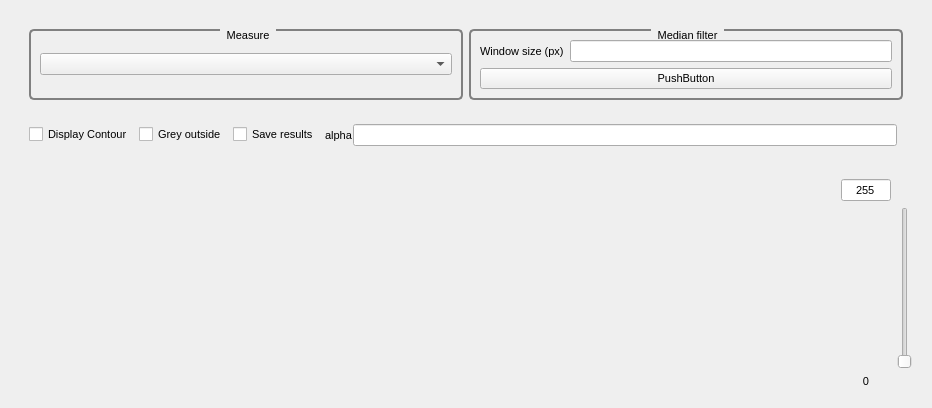
<?xml version="1.0" encoding="UTF-8"?>
<ui version="4.0">
 <class>HdisplayResult</class>
 <widget class="QWidget" name="HdisplayResult">
  <property name="geometry">
   <rect>
    <x>0</x>
    <y>0</y>
    <width>932</width>
    <height>408</height>
   </rect>
  </property>
  <property name="font">
   <font>
    <pointsize>8</pointsize>
   </font>
  </property>
  <property name="windowTitle">
   <string>Form</string>
  </property>
  <layout class="QGridLayout" name="gridLayout" rowstretch="0,1" columnstretch="100,1">
   <property name="sizeConstraint">
    <enum>QLayout::SizeConstraint::SetDefaultConstraint</enum>
   </property>
   <item row="1" column="0">
    <widget class="HImageDisplay" name="_display" native="true"/>
   </item>
   <item row="0" column="0" colspan="2">
    <widget class="QWidget" name="widget_3" native="true">
     <layout class="QGridLayout" name="gridLayout_3">
      <item row="1" column="0">
       <widget class="QWidget" name="_widget_advanced_settings" native="true">
        <layout class="QHBoxLayout" name="horizontalLayout_3">
         <item>
          <widget class="QCheckBox" name="_display_ROI">
           <property name="text">
            <string>Display Contour</string>
           </property>
          </widget>
         </item>
         <item>
          <widget class="QCheckBox" name="_grey_outside">
           <property name="text">
            <string>Grey outside</string>
           </property>
          </widget>
         </item>
         <item>
          <widget class="QCheckBox" name="_save_results">
           <property name="text">
            <string>Save results</string>
           </property>
          </widget>
         </item>
         <item>
          <widget class="QWidget" name="widget_4" native="true">
           <layout class="QHBoxLayout" name="horizontalLayout_2">
            <property name="spacing">
             <number>0</number>
            </property>
            <property name="leftMargin">
             <number>0</number>
            </property>
            <property name="topMargin">
             <number>0</number>
            </property>
            <property name="rightMargin">
             <number>0</number>
            </property>
            <property name="bottomMargin">
             <number>0</number>
            </property>
            <item>
             <widget class="QLabel" name="label">
              <property name="text">
               <string>alpha</string>
              </property>
             </widget>
            </item>
            <item>
             <widget class="HValueEdit" name="_alpha_val"/>
            </item>
           </layout>
          </widget>
         </item>
        </layout>
       </widget>
      </item>
      <item row="0" column="0" colspan="2">
       <widget class="QWidget" name="widget_2" native="true">
        <layout class="QHBoxLayout" name="horizontalLayout" stretch="1,1">
         <item>
          <widget class="QGroupBox" name="groupBox_Acquis_type">
           <property name="styleSheet">
            <string notr="true"> QGroupBox {

     border: 2px solid gray;
     border-radius: 5px;
     margin-top: 5ex; /* leave space at the top for the title */
 }
 QGroupBox::title {
     subcontrol-origin: margin;
     subcontrol-position: top center; /* position at the top center */
     padding: 0 5px;
    color : black;
 }

 QGroupBox::title:disabled {
     subcontrol-origin: margin;
     subcontrol-position: top center; /* position at the top center */
     padding: 0 5px;
    color : gray;
 }

QGroupBox::indicator {
     width: 50px;
     height: 30px;
 }


 QGroupBox::indicator:unchecked {
     image: url(:/IMenuAnalyse/analyseOff.png);
 }
 QGroupBox::indicator:checked {
          image: url(:/IMenuAnalyse/analyseOn.png);
 }


 QGroupBox::indicator:checked:disabled {
          image: url(:/IMenuAnalyse/analyseDisabled.png);
 }
</string>
           </property>
           <property name="title">
            <string>Measure</string>
           </property>
           <layout class="QGridLayout" name="gridLayout_4">
            <item row="0" column="0">
             <widget class="QWidget" name="widget" native="true">
              <property name="font">
               <font>
                <pointsize>8</pointsize>
               </font>
              </property>
              <layout class="QHBoxLayout" name="horizontalLayout_4">
               <property name="leftMargin">
                <number>0</number>
               </property>
               <property name="topMargin">
                <number>0</number>
               </property>
               <property name="rightMargin">
                <number>0</number>
               </property>
               <property name="bottomMargin">
                <number>0</number>
               </property>
               <item>
                <widget class="QComboBox" name="_display_type">
                 <property name="font">
                  <font>
                   <pointsize>8</pointsize>
                  </font>
                 </property>
                </widget>
               </item>
              </layout>
             </widget>
            </item>
           </layout>
          </widget>
         </item>
         <item>
          <widget class="QGroupBox" name="groupBox_Filter">
           <property name="styleSheet">
            <string notr="true"> QGroupBox {

     border: 2px solid gray;
     border-radius: 5px;
     margin-top: 5ex; /* leave space at the top for the title */
 }
 QGroupBox::title {
     subcontrol-origin: margin;
     subcontrol-position: top center; /* position at the top center */
     padding: 0 5px;
    color : black;
 }

 QGroupBox::title:disabled {
     subcontrol-origin: margin;
     subcontrol-position: top center; /* position at the top center */
     padding: 0 5px;
    color : gray;
 }

QGroupBox::indicator {
     width: 50px;
     height: 30px;
 }


 QGroupBox::indicator:unchecked {
     image: url(:/IMenuAnalyse/analyseOff.png);
 }
 QGroupBox::indicator:checked {
          image: url(:/IMenuAnalyse/analyseOn.png);
 }


 QGroupBox::indicator:checked:disabled {
          image: url(:/IMenuAnalyse/analyseDisabled.png);
 }
</string>
           </property>
           <property name="title">
            <string>Median filter</string>
           </property>
           <layout class="QGridLayout" name="gridLayout_11">
            <item row="0" column="0">
             <widget class="QLabel" name="label_6">
              <property name="font">
               <font>
                <pointsize>8</pointsize>
               </font>
              </property>
              <property name="text">
               <string>Window size (px)</string>
              </property>
             </widget>
            </item>
            <item row="0" column="1">
             <widget class="HValueEdit" name="_window_size">
              <property name="font">
               <font>
                <pointsize>8</pointsize>
               </font>
              </property>
             </widget>
            </item>
            <item row="1" column="0" colspan="2">
             <widget class="QPushButton" name="_Median_Filter">
              <property name="font">
               <font>
                <pointsize>8</pointsize>
               </font>
              </property>
              <property name="text">
               <string>PushButton</string>
              </property>
              <property name="checkable">
               <bool>true</bool>
              </property>
             </widget>
            </item>
           </layout>
          </widget>
         </item>
        </layout>
       </widget>
      </item>
     </layout>
    </widget>
   </item>
   <item row="1" column="1">
    <widget class="QWidget" name="_widget_Colorbar" native="true">
     <layout class="QGridLayout" name="gridLayout_2" rowstretch="0,1,0" columnstretch="0,0">
      <item row="1" column="0">
       <widget class="HImageDisplay" name="_colorBar" native="true">
        <property name="minimumSize">
         <size>
          <width>50</width>
          <height>0</height>
         </size>
        </property>
       </widget>
      </item>
      <item row="2" column="0">
       <widget class="QLabel" name="_min_value">
        <property name="font">
         <font>
          <pointsize>8</pointsize>
         </font>
        </property>
        <property name="text">
         <string>0</string>
        </property>
        <property name="alignment">
         <set>Qt::AlignmentFlag::AlignBottom|Qt::AlignmentFlag::AlignHCenter</set>
        </property>
        <property name="wordWrap">
         <bool>true</bool>
        </property>
       </widget>
      </item>
      <item row="1" column="1">
       <widget class="QSlider" name="_cutoff">
        <property name="maximum">
         <number>1000</number>
        </property>
        <property name="orientation">
         <enum>Qt::Orientation::Vertical</enum>
        </property>
       </widget>
      </item>
      <item row="0" column="0">
       <widget class="HValueEdit" name="_max_value">
        <property name="text">
         <string>255</string>
        </property>
        <property name="alignment">
         <set>Qt::AlignmentFlag::AlignCenter</set>
        </property>
       </widget>
      </item>
     </layout>
    </widget>
   </item>
  </layout>
 </widget>
 <customwidgets>
  <customwidget>
   <class>HValueEdit</class>
   <extends>QLineEdit</extends>
   <header>HValueEdit.h</header>
  </customwidget>
  <customwidget>
   <class>HImageDisplay</class>
   <extends>QWidget</extends>
   <header>HImageDisplay.h</header>
   <container>1</container>
  </customwidget>
 </customwidgets>
 <resources/>
 <connections/>
</ui>
